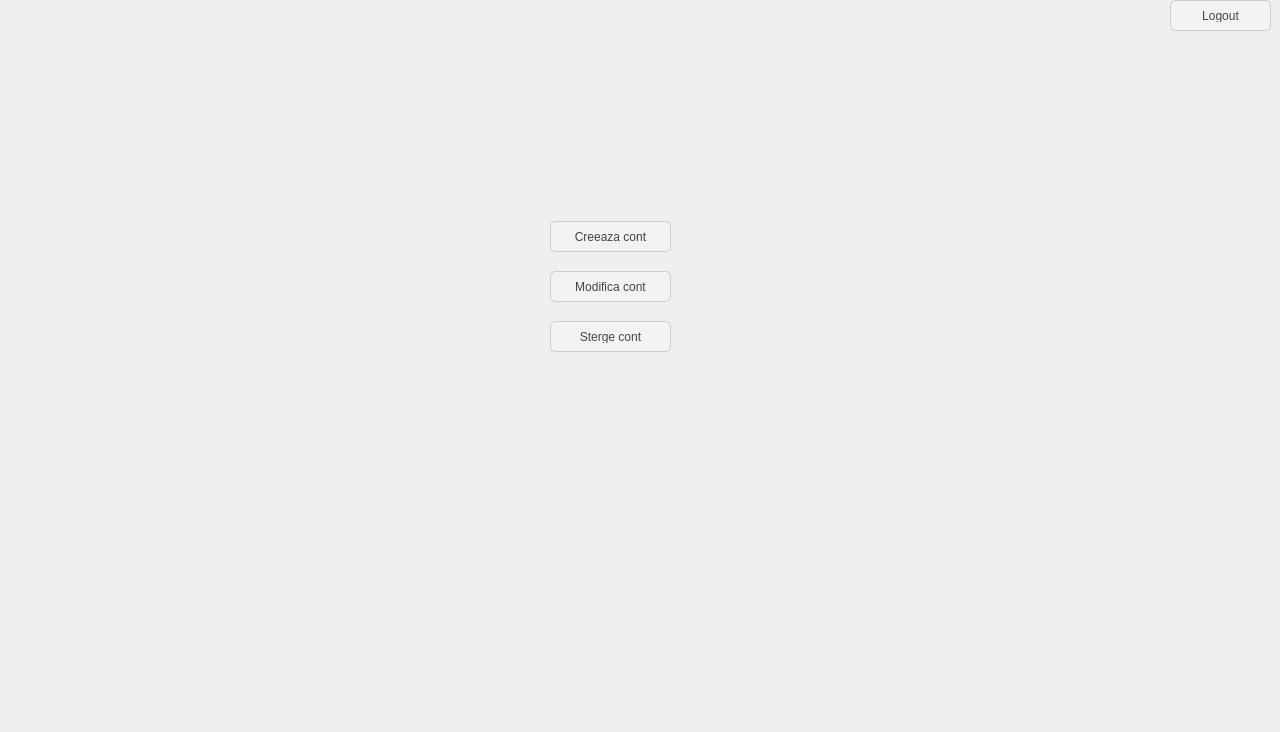
<?xml version="1.0" encoding="UTF-8"?>
<ui version="4.0">
 <class>afterloginadmin</class>
 <widget class="QMainWindow" name="afterloginadmin">
  <property name="geometry">
   <rect>
    <x>0</x>
    <y>0</y>
    <width>1280</width>
    <height>732</height>
   </rect>
  </property>
  <property name="minimumSize">
   <size>
    <width>1280</width>
    <height>732</height>
   </size>
  </property>
  <property name="maximumSize">
   <size>
    <width>1280</width>
    <height>732</height>
   </size>
  </property>
  <property name="windowTitle">
   <string>MainWindow</string>
  </property>
  <property name="styleSheet">
   <string notr="true"/>
  </property>
  <widget class="QWidget" name="centralwidget">
   <property name="enabled">
    <bool>true</bool>
   </property>
   <widget class="QLabel" name="label">
    <property name="geometry">
     <rect>
      <x>0</x>
      <y>0</y>
      <width>1321</width>
      <height>731</height>
     </rect>
    </property>
    <property name="styleSheet">
     <string notr="true">background-image: url(D:/Teme Proiecte/POO PROIECT/background.png);</string>
    </property>
    <property name="text">
     <string/>
    </property>
   </widget>
   <widget class="QToolButton" name="toolButton">
    <property name="geometry">
     <rect>
      <x>1170</x>
      <y>0</y>
      <width>101</width>
      <height>31</height>
     </rect>
    </property>
    <property name="styleSheet">
     <string notr="true">QToolButton {
    font-family: &quot;Helvetica Neue&quot;, Helvetica, Arial, sans-serif;
    font-size: 12px;
    color: #444444;
    border-radius: 5px;
    padding: 8px;
    border: 1px solid #cccccc;
    background-color: #f2f2f2;
}

QPushButton::drop-down {
    subcontrol-origin: padding;
    subcontrol-position: top right;
    width: 20px;
    border-left-width: 1px;
    border-left-color: #cccccc;
    border-left-style: solid;
    border-top-right-radius: 5px;
    border-bottom-right-radius: 5px;
    background-color: #ffcc99;
}

QToolButton::down-arrow {
    image: url(path/to/down-arrow.png);
    width: 12px;
    height: 12px;
}
QToolButton:hover {
    background-color: #cccccc;
}

QToolButton:pressed {
    background-color: #999999;
}</string>
    </property>
    <property name="text">
     <string>Logout</string>
    </property>
   </widget>
   <widget class="QToolButton" name="creationButton">
    <property name="geometry">
     <rect>
      <x>550</x>
      <y>221</y>
      <width>121</width>
      <height>31</height>
     </rect>
    </property>
    <property name="styleSheet">
     <string notr="true">QToolButton {
    font-family: &quot;Helvetica Neue&quot;, Helvetica, Arial, sans-serif;
    font-size: 12px;
    color: #444444;
    border-radius: 5px;
    padding: 8px;
    border: 1px solid #cccccc;
    background-color: #f2f2f2;
}

QPushButton::drop-down {
    subcontrol-origin: padding;
    subcontrol-position: top right;
    width: 20px;
    border-left-width: 1px;
    border-left-color: #cccccc;
    border-left-style: solid;
    border-top-right-radius: 5px;
    border-bottom-right-radius: 5px;
    background-color: #ffcc99;
}

QToolButton::down-arrow {
    image: url(path/to/down-arrow.png);
    width: 12px;
    height: 12px;
}
QToolButton:hover {
    background-color: #cccccc;
}

QToolButton:pressed {
    background-color: #999999;
}</string>
    </property>
    <property name="text">
     <string>Creeaza cont</string>
    </property>
   </widget>
   <widget class="QToolButton" name="modifyButton">
    <property name="geometry">
     <rect>
      <x>550</x>
      <y>271</y>
      <width>121</width>
      <height>31</height>
     </rect>
    </property>
    <property name="styleSheet">
     <string notr="true">QToolButton {
    font-family: &quot;Helvetica Neue&quot;, Helvetica, Arial, sans-serif;
    font-size: 12px;
    color: #444444;
    border-radius: 5px;
    padding: 8px;
    border: 1px solid #cccccc;
    background-color: #f2f2f2;
}

QToolButton::drop-down {
    subcontrol-origin: padding;
    subcontrol-position: top right;
    width: 20px;
    border-left-width: 1px;
    border-left-color: #cccccc;
    border-left-style: solid;
    border-top-right-radius: 5px;
    border-bottom-right-radius: 5px;
    background-color: #ffcc99;
}

QToolButton::down-arrow {
    image: url(path/to/down-arrow.png);
    width: 12px;
    height: 12px;
}
QToolButton:hover {
    background-color: #cccccc;
}

QToolButton:pressed {
    background-color: #999999;
}</string>
    </property>
    <property name="text">
     <string>Modifica cont</string>
    </property>
   </widget>
   <widget class="QToolButton" name="deleteButton">
    <property name="geometry">
     <rect>
      <x>550</x>
      <y>321</y>
      <width>121</width>
      <height>31</height>
     </rect>
    </property>
    <property name="styleSheet">
     <string notr="true">QToolButton {
    font-family: &quot;Helvetica Neue&quot;, Helvetica, Arial, sans-serif;
    font-size: 12px;
    color: #444444;
    border-radius: 5px;
    padding: 8px;
    border: 1px solid #cccccc;
    background-color: #f2f2f2;
}

QToolButton::drop-down {
    subcontrol-origin: padding;
    subcontrol-position: top right;
    width: 20px;
    border-left-width: 1px;
    border-left-color: #cccccc;
    border-left-style: solid;
    border-top-right-radius: 5px;
    border-bottom-right-radius: 5px;
    background-color: #ffcc99;
}

QToolButton::down-arrow {
    image: url(path/to/down-arrow.png);
    width: 12px;
    height: 12px;
}
QToolButton:hover {
    background-color: #cccccc;
}

QToolButton:pressed {
    background-color: #999999;
}</string>
    </property>
    <property name="text">
     <string>Sterge cont</string>
    </property>
   </widget>
  </widget>
 </widget>
 <resources/>
 <connections/>
</ui>
